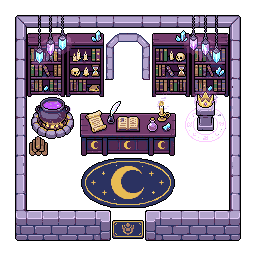
#> input picture art/interior_src/wizard_shop_generated.png, 256 x 256 px, found by its file name
$ python gen_wizard_interior.py
#> lines starting #> are read from the running program, lines starting #| are printed output that depends on the picture
### tools/gen_potion_interior.py
"""Builds art/interior_potion_shop.png: Rex's generated potion shop room
(art/interior_src/potion_shop_generated.png, 256x256, floor left transparent) with the wooden
floorboards of the old potion shop (art/interior_src/potion_shop_old.png) laid under it.

- The floor is rebuilt plank by plank: whole planks are cut out of clean parts of the old floor
  and laid end to end in new rows, so there are no repeating seams.
- A soft shadow is added under the back wall and along the side walls, like the old room.
- A few pixels of the wall trim came out transparent in the generated picture; they are filled
  with the wall colour around them.

Also writes art/interior_potion_counter.png: just the counter, drawn in front of the shopkeeper.

Run from the repo root:  python3 tools/gen_potion_interior.py
"""
import random
from collections import Counter
from PIL import Image

GEN = "art/interior_src/potion_shop_generated.png"
OLD = "art/interior_src/potion_shop_old.png"
OUT = "art/interior_potion_shop.png"
# the counter on its own (floor left see-through), drawn over Mirelle so it hides her feet
COUNTER_OUT = "art/interior_potion_counter.png"
COUNTER = (82, 98, 172, 140)

# the room in the generated picture (art px)
FLOOR = (16, 14, 239, 231)          # inner floor rectangle, inclusive
DOOR = (108, 232, 147, 255)         # the doorway gap between the door posts (around the mat)
FRAME = (10, 13, 245, 255)          # outer edge of the walls
POSTS = (102, 153)                  # below the bottom wall only the door posts belong to the room
BOTTOM_WALL_END = 244

# the old floor: plank rows are 16 px tall, the dark line between rows at y = 95, 111, ...
OLD_BAND0 = 80
BAND = 16
OLD_BANDS = 6                       # rows 80..175 are clear of the counter and rug
OLD_X = (48, 400)                   # away from the darker edges by the walls
OLD_BLOCKED = [(24, 104, 126, 156), (346, 28, 430, 130)]   # fire pit + logs, potion cabinet


def _lum(c):
    return c[0] + c[1] + c[2]


def planks(old, band0=OLD_BAND0, bands=OLD_BANDS, xr=OLD_X, blocked=OLD_BLOCKED):
    """Whole planks (a joint line on the left, then the board) cut from the old floor."""
    px = old.load()
    out = []
    for b in range(bands):
        y0 = band0 + b * BAND
        mid = range(y0 + 2, y0 + BAND - 2)
        col = [sum(_lum(px[x, y]) for y in mid) / len(mid) for x in range(old.width)]
        joints = [x for x in range(xr[0], xr[1])
                  if col[x] < 0.8 * min(col[x - 2], col[x + 2])]
        for a, z in zip(joints, joints[1:]):
            if z - a < 12:
                continue
            if any(not (z <= bx0 or a >= bx1 or y0 + BAND <= by0 or y0 >= by1)
                   for bx0, by0, bx1, by1 in blocked):
                continue
            out.append(old.crop((a, y0, z, y0 + BAND)))
    return out


def floor_layer(w, h, top, pieces, seed=7, x0=FLOOR[0], x1=FLOOR[2]):
    rnd = random.Random(seed)
    floor = Image.new("RGBA", (w, h))
    y = top
    last = None
    while y < h:
        x = x0 - rnd.randrange(0, 40)
        while x <= x1 + 1:
            p = rnd.choice(pieces)
            while p is last and len(pieces) > 1:
                p = rnd.choice(pieces)
            floor.alpha_composite(p, (x, y)) if x >= 0 else floor.alpha_composite(p.crop((-x, 0, p.width, p.height)), (0, y))
            x += p.width
            last = p
        y += BAND
    return floor


def shade(floor, wall_bottom, x0=FLOOR[0], x1=FLOOR[2]):
    """Darker near the walls, like the old room: a shadow under the back wall and a soft
    edge along the side walls."""
    px = floor.load()
    for y in range(floor.height):
        for x in range(floor.width):
            r, g, b, a = px[x, y]
            if a == 0:
                continue
            k = 1.0
            d_top = y - wall_bottom
            if d_top < 12:
                k *= 0.55 + 0.45 * max(0, d_top) / 12
            d_side = min(x - x0, x1 - x)
            if d_side < 10:
                k *= 0.6 + 0.4 * d_side / 10
            px[x, y] = (int(r * k), int(g * k), int(b * k), a)


# [52 lines left out: functions fill_holes, main, not called in this run]


# [2 lines that do not run on import are left out]

### tools/gen_wizard_interior.py
"""Builds art/interior_wizard_shop.png: Rex's generated wizard shop room
(art/interior_src/wizard_shop_generated.png, 256x256) with its see-through parts filled in:

- the floor: the old wizard shop's stone bricks (art/interior_src/wizard_shop_old.png), rebuilt
  brick by brick like the potion shop's floorboards (see gen_potion_interior.py);
- the back wall: the same bricks, darker, with a shadow at the top and a stone sill under the
  window;
- the arched window is left see-through: the animated night sky (art/wiz_window.png, the Window
  node in interior_wizard_shop.tscn) shows through it from behind the room.

Also writes art/interior_wizard_counter.png: just the counter, drawn in front of the shopkeeper.

Run from the repo root:  python3 tools/gen_wizard_interior.py
"""
import os
import sys

from PIL import Image

sys.path.insert(0, os.path.dirname(__file__))
from gen_potion_interior import fill_holes, floor_layer, planks, shade  # noqa: E402

GEN = "art/interior_src/wizard_shop_generated.png"
OLD = "art/interior_src/wizard_shop_old.png"
OUT = "art/interior_wizard_shop.png"
COUNTER_OUT = "art/interior_wizard_counter.png"
COUNTER = (80, 98, 177, 157)

INNER_X = (27, 228)
WALL_Y = (27, 95)          # back wall (behind the bookcases)
FLOOR_Y = (96, 209)
DOOR = (110, 210, 145, 240)
WINDOW = (113, 41, 140, 79)   # the arch's opening: stays see-through
SILL_Y = 80
SILL_X = (105, 148)
WALL_DARK = 0.74
WALL_TINT = (0.9, 0.82, 1.08)   # a little more purple than the floor

# old floor: brick rows 16 px tall from y 80; clear of the fire pit and the relic pedestal
OLD_BLOCKED = [(24, 80, 110, 120), (340, 70, 420, 135)]


def main():
    gen = Image.open(GEN).convert("RGBA")
#> gen is the input picture: PIL image 256x256 RGBA; mean R, G, B, A 55.4, 45.9, 60.1, 136.1
    old = Image.open(OLD).convert("RGBA")
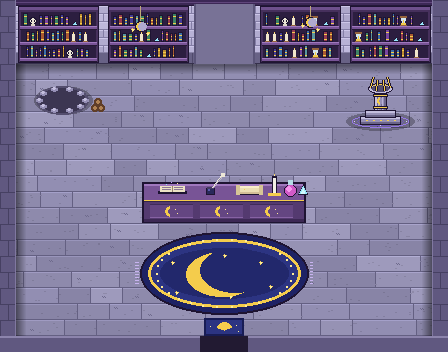
#> input picture art/interior_src/wizard_shop_old.png, 448 x 352 px, found by its file name
#> old is the input picture: PIL image 448x352 RGBA; mean R, G, B, A 117.3, 110.1, 144.7, 255
    gen.crop(COUNTER).save(COUNTER_OUT)
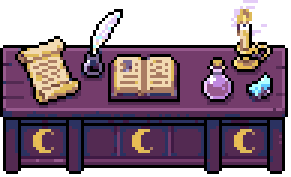
#> saved as interior_wizard_counter.png: PIL image 97x59 RGBA (shown 3 times larger); mean R, G, B, A 70.4, 48.9, 63.4, 183.1; transparent parts drawn white
    gp = gen.load()

    floor_px, wall_px = set(), set()
    for y in range(WALL_Y[0], DOOR[3] + 1):
        for x in range(INNER_X[0], INNER_X[1] + 1):
            if gp[x, y][3] != 0:
                continue
            if WINDOW[0] <= x <= WINDOW[2] and WINDOW[1] <= y <= WINDOW[3]:
                continue
            if y <= WALL_Y[1]:
                wall_px.add((x, y))
            elif y <= FLOOR_Y[1] or (DOOR[0] <= x <= DOOR[2]):
                floor_px.add((x, y))

    bricks = planks(old, band0=80, bands=6, xr=(40, 410), blocked=OLD_BLOCKED)
#> the loop in planks, `for b in range(bands):` made 6 passes
#> joints on passes 1 to 6: [131, 179, 243, 275, 339, 378, 382, 403], [134, 198, 230, 262, 326, 374, 386, 406], [73, 121, 153, 201, 249, 313, 360, 365, 400, 409], [44, 108, 156, 188, 236, 268, 332, 380], [63, 111, 175, 207, 271, 319, 383], [66, 114, 146, 178, 226, 274, 338, 386]
#> after the loop in planks, `for b in range(bands):`: out = 31 items
#> bricks = 31 items
    x0, x1 = INNER_X
    floor = floor_layer(gen.width, gen.height, FLOOR_Y[0], bricks, seed=11, x0=x0, x1=x1)
#> in floor_layer, `floor = Image.new("RGBA", (w, h))`: floor: PIL image 256x256 RGBA; every value is 0
#> after the loop in floor_layer, `while y < h:`:
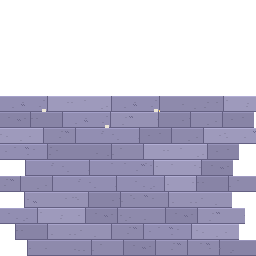
#> floor: PIL image 256x256 RGBA; mean R, G, B, A 82.8, 80.5, 100.6, 147.9; transparent parts drawn white
#> after the loop in floor_layer, `while y < h:`:
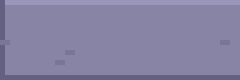
#> p: PIL image 48x16 RGBA (shown 5 times larger); mean R, G, B, A 134, 130, 164.2, 255
#> after the loop in floor_layer, `while y < h:`: y = 256
    shade(floor, FLOOR_Y[0], x0=x0, x1=x1)
    wall = floor_layer(gen.width, gen.height, WALL_Y[0] - 5, bricks, seed=23, x0=x0, x1=x1)
#> call 2 of floor_layer, with w = 256, h = 256, top = 22, seed = 23, x0 = 27, x1 = 228
#> after the loop in floor_layer (call 2), `while y < h:`:
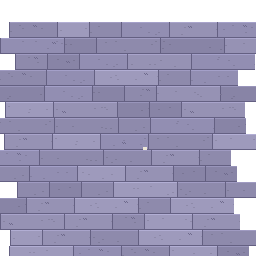
#> floor: PIL image 256x256 RGBA; mean R, G, B, A 124.9, 121.4, 151.4, 221.1; transparent parts drawn white
#> after the loop in floor_layer (call 2), `while y < h:`:
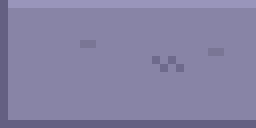
#> p: PIL image 32x16 RGBA (shown 8 times larger); mean R, G, B, A 133.4, 129.4, 163.6, 255
#> after the loop in floor_layer (call 2), `while y < h:`: y = 262
    wp = wall.load()
    for y in range(wall.height):
        for x in range(wall.width):
            r, g, b, a = wp[x, y]
            if a:
                k = WALL_DARK * (0.7 + 0.3 * min(1.0, (y - WALL_Y[0]) / 20.0))   # shadow under the ceiling
                wp[x, y] = (int(r * k * WALL_TINT[0]), int(g * k * WALL_TINT[1]), min(255, int(b * k * WALL_TINT[2])), a)
    fp = floor.load()
    for q in floor_px:
        gp[q] = fp[q]
    for q in wall_px:
        gp[q] = wp[q]
    # a stone sill under the window, in the arch's colours
    for x in range(SILL_X[0], SILL_X[1] + 1):
        gp[x, SILL_Y] = (179, 164, 205, 255)
        gp[x, SILL_Y + 1] = (119, 102, 145, 255)
        gp[x, SILL_Y + 2] = (43, 50, 97, 255)
    gen.save(OUT)
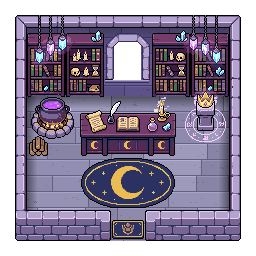
#> saved as interior_wizard_shop.png: PIL image 256x256 RGBA; mean R, G, B, A 84.6, 73.9, 96.1, 194.8; transparent parts drawn white
    print(f"{OUT}: floor {len(floor_px)} px, wall {len(wall_px)} px")


if __name__ == "__main__":
    main()
